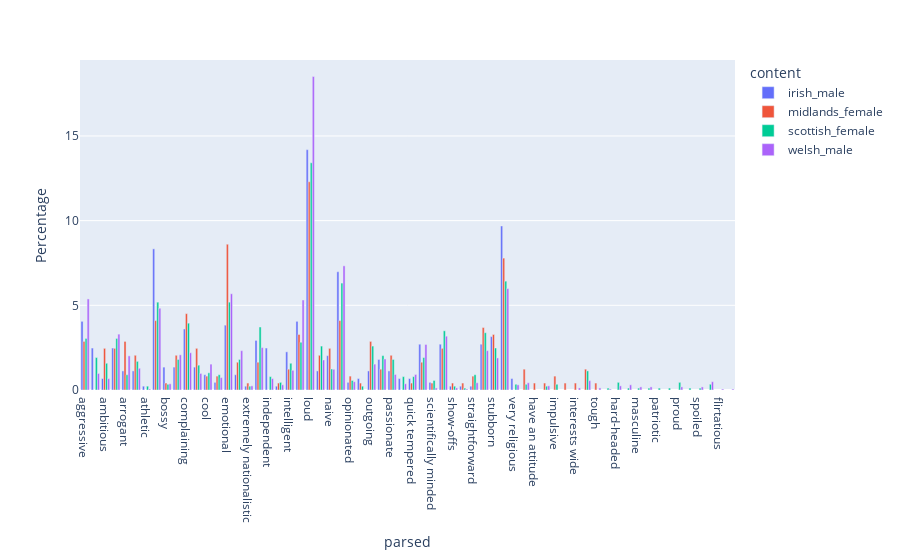

The code cell stored with this chart in its notebook:
### Code cell
df_exploded = subset.explode('parsed')
result = df_exploded.groupby(['content', 'parsed']).size().reset_index(name='count')


result['Total'] = result.groupby('content')['count'].transform('sum')
result['Percentage'] = result['count'] / result['Total'] * 100


# Create a grouped bar plot
fig = px.bar(
    result,
    x='parsed',
    y='Percentage',
    color='content',    # Different colors for each group
    barmode='group',  # Place bars side-by-side rather than stacking them
)
fig.show()

### Figure 1 — Plotly figure (JSON) as saved in the notebook; plotly's stock layout.template omitted (floating-point values rounded to 4 significant figures)
{"data": [{"alignmentgroup": "True", "hovertemplate": "content=irish_male<br>parsed=%{x}<br>Percentage=%{y}<extra></extra>", "legendgroup": "irish_male", "marker": {"color": "#636efa", "pattern": {"shape": ""}}, "name": "irish_male", "offsetgroup": "irish_male", "orientation": "v", "showlegend": true, "textposition": "auto", "type": "bar", "x": ["aggressive", "alert", "ambitious", "angry", "arrogant", "artistic", "athletic", "boastful", "bossy", "competitive", "complaining", "conventional", "cool", "cruel", "emotional", "energetic", "extremely nationalistic", "happy-go-lucky", "independent", "individualistic", "intelligent", "lazy", "loud", "musical", "naive", "noisy", "opinionated", "ostentatious", "outgoing", "outspoken", "passionate", "quarrelsome", "quick tempered", "rude", "scientifically minded", "sensitive", "show-offs", "sportsmanlike", "straightforward", "strong", "stubborn", "talkative", "very religious"], "xaxis": "x", "y": [4.054, 2.477, 0.6757, 2.477, 1.126, 1.126, 0.2252, 8.333, 1.351, 1.351, 3.604, 1.351, 0.9009, 0.4505, 3.829, 0.9009, 0.2252, 2.928, 2.477, 0.2252, 2.252, 4.054, 14.19, 1.126, 2.027, 6.982, 0.4505, 0.6757, 1.126, 1.802, 1.126, 0.6757, 0.6757, 2.703, 0.4505, 2.703, 0.2252, 0.2252, 0.2252, 2.703, 3.153, 9.685, 0.6757], "yaxis": "y"}, {"alignmentgroup": "True", "hovertemplate": "content=midlands_female<br>parsed=%{x}<br>Percentage=%{y}<extra></extra>", "legendgroup": "midlands_female", "marker": {"color": "#EF553B", "pattern": {"shape": ""}}, "name": "midlands_female", "offsetgroup": "midlands_female", "orientation": "v", "showlegend": true, "textposition": "auto", "type": "bar", "x": ["aggressive", "ambitious", "angry", "arrogant", "artistic", "boastful", "bossy", "competitive", "complaining", "conventional", "cool", "cruel", "efficient", "emotional", "energetic", "extremely nationalistic", "happy-go-lucky", "have an attitude", "imitative", "impulsive", "individualistic", "industrious", "intelligent", "interests wide", "lazy", "loud", "musical", "naive", "noisy", "opinionated", "ostentatious", "outgoing", "outspoken", "passionate", "quick tempered", "rebellious", "rude", "scientifically minded", "sensitive", "show-offs", "sportsmanlike", "straightforward", "strong", "stubborn", "talkative", "tough"], "xaxis": "x", "y": [2.869, 2.459, 2.459, 2.869, 2.049, 4.098, 0.4098, 2.049, 4.508, 2.459, 0.8197, 0.8197, 1.23, 8.607, 1.639, 0.4098, 1.639, 0.4098, 0.4098, 0.8197, 0.4098, 0.4098, 1.23, 0.4098, 3.279, 12.3, 2.049, 2.459, 4.098, 0.8197, 0.4098, 2.869, 1.23, 2.049, 0.4098, 1.23, 1.639, 0.4098, 2.459, 0.4098, 0.4098, 0.8197, 3.689, 3.279, 7.787, 0.4098], "yaxis": "y"}, {"alignmentgroup": "True", "hovertemplate": "content=scottish_female<br>parsed=%{x}<br>Percentage=%{y}<extra></extra>", "legendgroup": "scottish_female", "marker": {"color": "#00cc96", "pattern": {"shape": ""}}, "name": "scottish_female", "offsetgroup": "scottish_female", "orientation": "v", "showlegend": true, "textposition": "auto", "type": "bar", "x": ["aggressive", "alert", "ambitious", "angry", "arrogant", "artistic", "athletic", "boastful", "bossy", "competitive", "complaining", "conventional", "cool", "cruel", "cultural", "efficient", "emotional", "energetic", "extremely nationalistic", "happy-go-lucky", "hard-headed", "ignorant", "imitative", "impulsive", "independent", "individualistic", "intelligent", "lazy", "loud", "masculine", "materialistic", "musical", "naive", "noisy", "opinionated", "ostentatious", "outgoing", "outspoken", "passionate", "patriotic", "prejudiced", "proud", "quarrelsome", "quick tempered", "rebellious", "rude", "scientifically minded", "sensitive", "show-offs", "slovenly", "spoiled", "sportsmanlike", "straightforward", "strong", "stubborn", "superficial", "talkative", "very religious"], "xaxis": "x", "y": [3.044, 1.917, 1.578, 3.044, 0.9019, 1.691, 0.2255, 5.186, 0.3382, 1.804, 3.946, 1.466, 1.015, 0.9019, 0.1127, 0.3382, 5.186, 1.804, 0.2255, 3.72, 0.451, 0.1127, 0.2255, 0.3382, 0.7892, 0.451, 1.578, 2.818, 13.42, 0.1127, 0.1127, 2.593, 1.24, 6.313, 0.5637, 0.2255, 2.593, 2.029, 1.804, 0.1127, 0.1127, 0.451, 0.7892, 0.7892, 1.127, 1.917, 0.5637, 3.495, 0.2255, 0.1127, 0.1127, 0.1127, 0.9019, 3.382, 2.48, 0.3382, 6.426, 0.3382], "yaxis": "y"}, {"alignmentgroup": "True", "hovertemplate": "content=welsh_male<br>parsed=%{x}<br>Percentage=%{y}<extra></extra>", "legendgroup": "welsh_male", "marker": {"color": "#ab63fa", "pattern": {"shape": ""}}, "name": "welsh_male", "offsetgroup": "welsh_male", "orientation": "v", "showlegend": true, "textposition": "auto", "type": "bar", "x": ["aggressive", "alert", "ambitious", "angry", "arrogant", "artistic", "athletic", "boastful", "bossy", "competitive", "complaining", "conventional", "cool", "cruel", "cultural", "efficient", "emotional", "energetic", "extremely nationalistic", "flirtatious", "happy-go-lucky", "hard-headed", "ignorant", "imitative", "independent", "individualistic", "intelligent", "interests wide", "lazy", "loud", "masculine", "materialistic", "musical", "naive", "noisy", "opinionated", "outgoing", "outspoken", "passionate", "proud", "quarrelsome", "quick tempered", "rebellious", "rude", "scientifically minded", "sensitive", "show-offs", "spoiled", "sportsmanlike", "straightforward", "strong", "stubborn", "stupid", "superficial", "talkative", "tough", "very religious"], "xaxis": "x", "y": [5.376, 0.9774, 0.672, 3.299, 2.016, 1.283, 0.06109, 4.826, 0.3665, 2.077, 2.199, 0.9774, 1.527, 0.733, 0.06109, 0.4276, 5.681, 2.321, 0.2443, 0.06109, 2.505, 0.2443, 0.3054, 0.2443, 0.672, 0.3054, 1.161, 0.1222, 5.315, 18.51, 0.1833, 0.1833, 1.772, 1.222, 7.33, 0.4887, 1.527, 1.833, 0.9163, 0.1833, 0.3665, 0.9163, 0.5498, 2.688, 0.1222, 3.177, 0.1222, 0.1833, 0.06109, 0.4276, 2.321, 1.894, 0.06109, 0.4887, 5.987, 0.1222, 0.3054], "yaxis": "y"}], "layout": {"barmode": "group", "legend": {"title": {"text": "content"}, "tracegroupgap": 0}, "margin": {"t": 60}, "xaxis": {"anchor": "y", "domain": [0, 1], "title": {"text": "parsed"}}, "yaxis": {"anchor": "x", "domain": [0, 1], "title": {"text": "Percentage"}}}}
